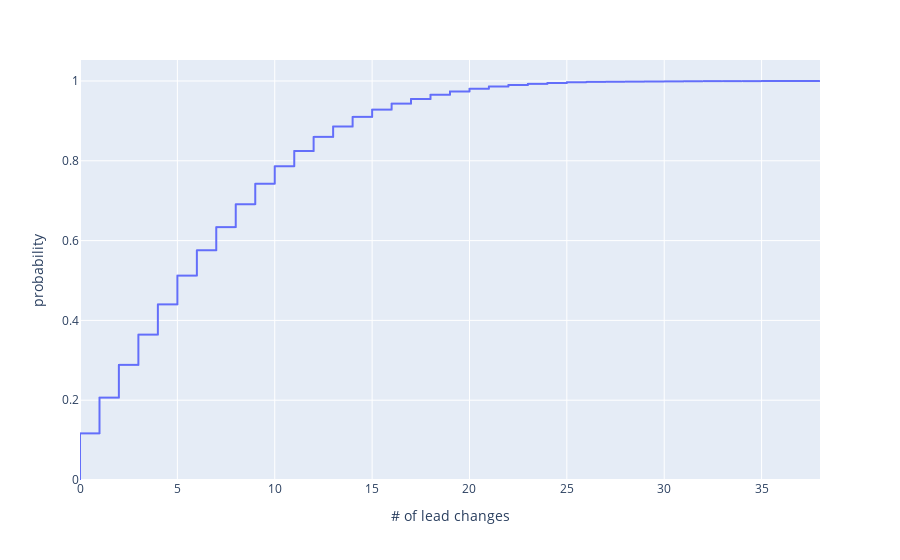

The code cell stored with this chart in its notebook:
### Code cell
import plotly.express as px
df = pd.DataFrame ({"# of lead changes": lead_changes_dist})
fig = px.ecdf(df, x="# of lead changes")
fig.show()
fig.write_image(r"C:\Users\Bryant Xia\Desktop\lead_change_analysis\figures\lead_change_ecdf.png")

### Figure 1 — Plotly figure (JSON) as saved in the notebook; plotly's stock layout.template omitted (floating-point values rounded to 4 significant figures; data arrays with more than 128 entries replaced by an {"elided": "..."} marker saying what was removed)
{"data": [{"hovertemplate": "# of lead changes=%{x}<br>probability=%{y}<extra></extra>", "legendgroup": "", "line": {"dash": "solid", "shape": "hv"}, "marker": {"color": "#636efa", "symbol": "circle"}, "mode": "lines", "name": "", "showlegend": false, "type": "scattergl", "x": {"elided": "10197 int values"}, "xaxis": "x", "y": {"elided": "10197 float values"}, "yaxis": "y"}], "layout": {"legend": {"tracegroupgap": 0}, "margin": {"t": 60}, "xaxis": {"anchor": "y", "domain": [0, 1], "title": {"text": "# of lead changes"}}, "yaxis": {"anchor": "x", "domain": [0, 1], "rangemode": "tozero", "title": {"text": "probability"}}}}
